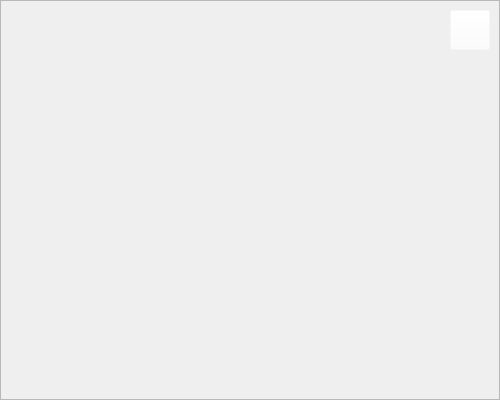
<?xml version="1.0" encoding="UTF-8"?>
<ui version="4.0">
 <class>MainWindow</class>
 <widget class="QMainWindow" name="MainWindow">
  <property name="geometry">
   <rect>
    <x>0</x>
    <y>0</y>
    <width>500</width>
    <height>400</height>
   </rect>
  </property>
  <property name="font">
   <font>
    <family>Skellyman</family>
    <pointsize>14</pointsize>
    <weight>75</weight>
    <bold>true</bold>
   </font>
  </property>
  <property name="windowTitle">
   <string>MainWindow</string>
  </property>
  <widget class="QWidget" name="centralwidget">
   <widget class="QFrame" name="frame">
    <property name="geometry">
     <rect>
      <x>0</x>
      <y>0</y>
      <width>500</width>
      <height>400</height>
     </rect>
    </property>
    <property name="frameShape">
     <enum>QFrame::StyledPanel</enum>
    </property>
    <property name="frameShadow">
     <enum>QFrame::Raised</enum>
    </property>
    <widget class="QLabel" name="back_label">
     <property name="geometry">
      <rect>
       <x>0</x>
       <y>0</y>
       <width>500</width>
       <height>400</height>
      </rect>
     </property>
     <property name="font">
      <font>
       <weight>75</weight>
       <bold>true</bold>
      </font>
     </property>
     <property name="text">
      <string/>
     </property>
     <property name="pixmap">
      <pixmap>back_img.png</pixmap>
     </property>
    </widget>
    <widget class="QPushButton" name="Exit_button">
     <property name="geometry">
      <rect>
       <x>450</x>
       <y>10</y>
       <width>40</width>
       <height>40</height>
      </rect>
     </property>
     <property name="font">
      <font>
       <family>Skellyman</family>
       <pointsize>14</pointsize>
       <weight>75</weight>
       <bold>true</bold>
      </font>
     </property>
     <property name="styleSheet">
      <string notr="true">background-color: rgba(255, 255, 255, 0);</string>
     </property>
     <property name="text">
      <string/>
     </property>
     <property name="icon">
      <iconset>
       <normaloff>exit_img.png</normaloff>exit_img.png</iconset>
     </property>
     <property name="iconSize">
      <size>
       <width>25</width>
       <height>25</height>
      </size>
     </property>
    </widget>
    <widget class="QTextEdit" name="textEdit">
     <property name="geometry">
      <rect>
       <x>20</x>
       <y>50</y>
       <width>460</width>
       <height>340</height>
      </rect>
     </property>
     <property name="styleSheet">
      <string notr="true">background-color: rgba(255, 255, 255, 0);
color: rgb(125,86,71);</string>
     </property>
     <property name="frameShape">
      <enum>QFrame::NoFrame</enum>
     </property>
    </widget>
   </widget>
  </widget>
 </widget>
 <resources/>
 <connections/>
</ui>
